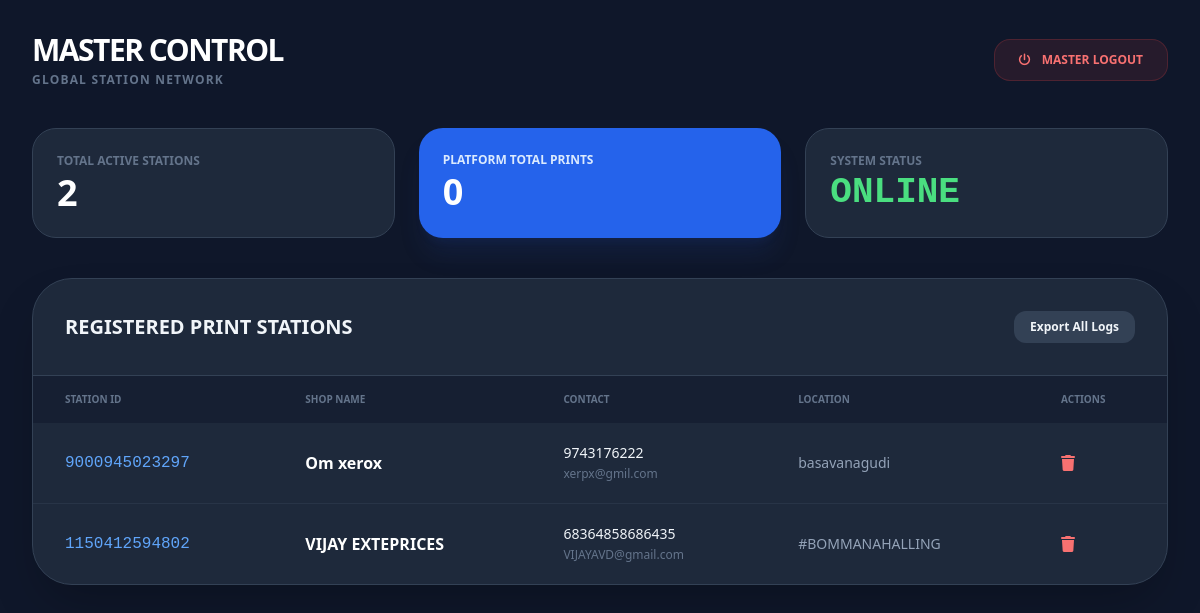
Screenshot of /master/admin (signed in) with the database file from the repository.
### app/models.py (models this page shows)
class Shop(db.Model):
    id = db.Column(db.Integer, primary_key=True)
    shop_id = db.Column(db.String(13), unique=True, nullable=False) # The 13-digit ID
    shop_name = db.Column(db.String(100), nullable=False)
    owner_name = db.Column(db.String(100), nullable=False)
    email = db.Column(db.String(120), nullable=False)
    phone = db.Column(db.String(20), nullable=False)
    address = db.Column(db.Text, nullable=False)
    dob = db.Column(db.String(20))
    created_at = db.Column(db.DateTime, default=datetime.utcnow)

### main.py (the view)
@app.route('/master/admin')
def master_admin():
    if not session.get('is_master_admin'):
        return redirect(url_for('admin_login'))
    shops = Shop.query.all()
    total_platform_jobs = PrintJob.query.count()
    return render_template('admin/dashboard.html',
                           shops=shops,
                           total_jobs=total_platform_jobs)

### templates/admin/dashboard.html (shortened to what this page needs)
<!DOCTYPE html>
<html lang="en">
<head>
    <script src="https://cdn.tailwindcss.com"></script>
    <link href="https://cdnjs.cloudflare.com/ajax/libs/font-awesome/6.0.0/css/all.min.css" rel="stylesheet">
</head>
<body class="bg-slate-900 text-slate-100 min-h-screen p-8">
    <div class="max-w-7xl mx-auto">
        <div class="flex justify-between items-center mb-10">
            <div>
                <h1 class="text-3xl font-black text-white uppercase tracking-tighter">Master Control</h1>
                <p class="text-slate-500 text-xs font-bold uppercase tracking-widest mt-1">Global Station Network</p>
            </div>
            <div class="flex gap-4">
                <a href="/master/logout" class="bg-red-500/10 border border-red-500/20 text-red-400 px-6 py-3 rounded-2xl font-black text-xs hover:bg-red-500 hover:text-white transition-all">
                    <i class="fa-solid fa-power-off mr-2"></i> MASTER LOGOUT
                </a>
            </div>
        </div>
        <div class="grid grid-cols-1 md:grid-cols-3 gap-6 mb-10">
            <div class="bg-slate-800 p-6 rounded-3xl border border-slate-700">
                <p class="text-slate-500 font-bold uppercase text-xs mb-1">Total Active Stations</p>
                <h2 class="text-4xl font-black text-white">{{ shops|length }}</h2>
            </div>
            <div class="bg-blue-600 p-6 rounded-3xl shadow-xl shadow-blue-900/20">
                <p class="text-blue-100 font-bold uppercase text-xs mb-1">Platform Total Prints</p>
                <h2 class="text-4xl font-black text-white">{{ total_jobs }}</h2>
            </div>
            <div class="bg-slate-800 p-6 rounded-3xl border border-slate-700">
                <p class="text-slate-500 font-bold uppercase text-xs mb-1">System Status</p>
                <h2 class="text-4xl font-black text-green-400 font-mono">ONLINE</h2>
            </div>
        </div>
        <div class="bg-slate-800 rounded-[40px] border border-slate-700 overflow-hidden shadow-2xl">
            <div class="p-8 border-b border-slate-700 flex justify-between items-center">
                <h3 class="text-xl font-black uppercase">Registered Print Stations</h3>
                <button class="bg-slate-700 px-4 py-2 rounded-xl text-xs font-bold">Export All Logs</button>
            </div>
            <table class="w-full text-left">
                <thead class="bg-slate-900/50 text-slate-500 uppercase text-[10px] font-black">
                    <tr>
                        <th class="px-8 py-4">Station ID</th>
                        <th class="px-8 py-4">Shop Name</th>
                        <th class="px-8 py-4">Contact</th>
                        <th class="px-8 py-4">Location</th>
                        <th class="px-8 py-4">Actions</th>
                    </tr>
                </thead>
                <tbody class="divide-y divide-slate-700/50">
                    {% for shop in shops %}
                    <tr class="hover:bg-slate-700/30 transition-all">
                        <td class="px-8 py-5 font-mono text-blue-400">{{ shop.shop_id }}</td>
                        <td class="px-8 py-5 font-bold text-white">{{ shop.shop_name }}</td>
                        <td class="px-8 py-5 text-sm">{{ shop.phone }}<br><span class="text-xs text-slate-500">{{ shop.email }}</span></td>
                        <td class="px-8 py-5 text-sm text-slate-400">{{ shop.address }}</td>
                        <td class="px-8 py-5">
                            <button class="text-red-400 hover:text-red-300 transition-all"><i class="fa-solid fa-trash"></i></button>
                        </td>
                    </tr>
                    {% endfor %}
                </tbody>
            </table>
        </div>
    </div>
</body>
</html>

### rows the page displays
Shop: shop_id "9000945023297", shop_name "Om xerox", phone "9743176222", email "xerpx@gmil.com", address "basavanagudi"
Shop: shop_id "1150412594802", shop_name "VIJAY EXTEPRICES", phone "68364858686435", email "VIJAYAVD@gmail.com", address "#BOMMANAHALLING"

### other values shown
{{ shops|length }} "2"
{{ total_jobs }} "0"
